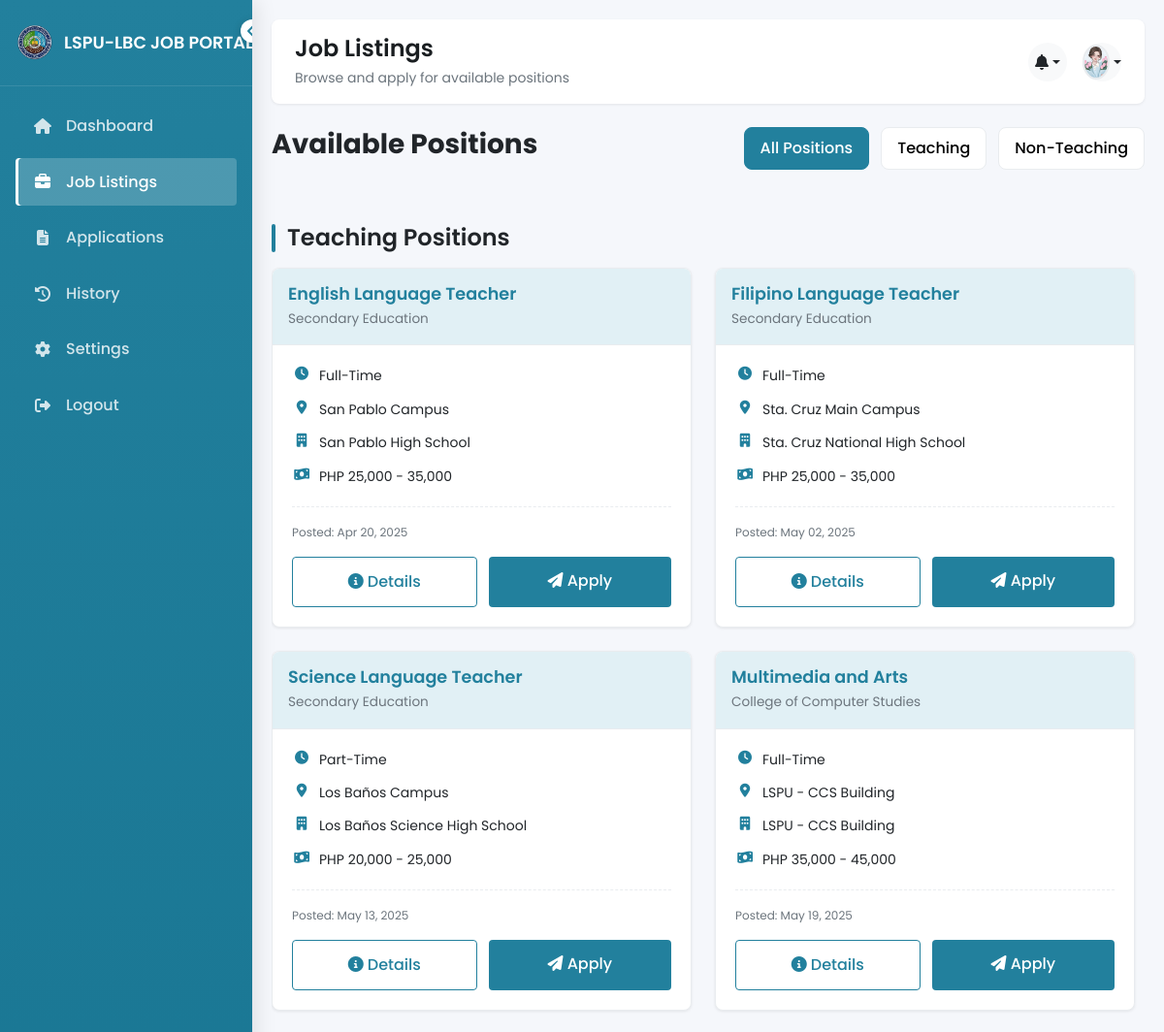
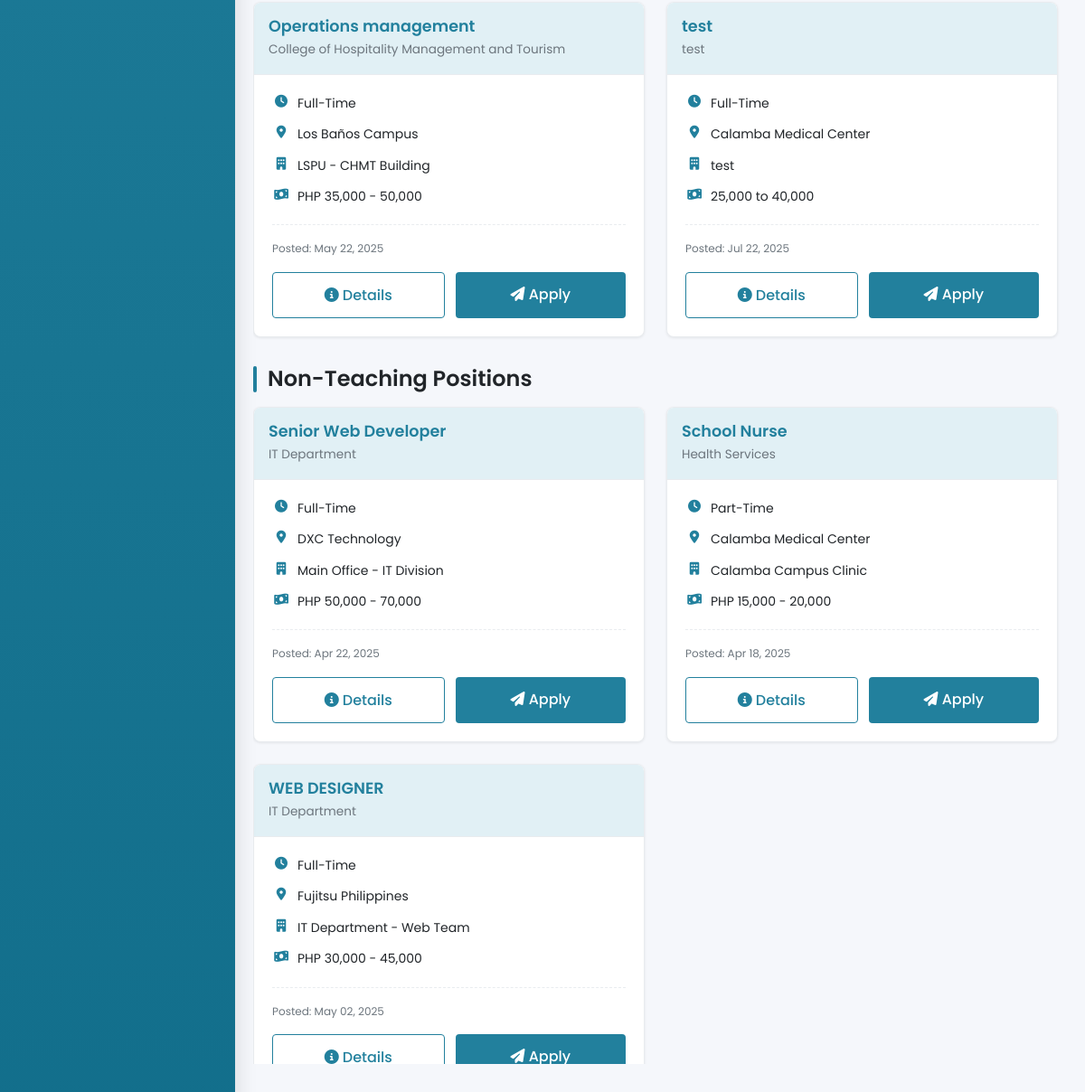
The app's page /job.php (signed in) with its own data (2 pictures, top to bottom).
### tables this page shows
CREATE TABLE `users` (
  `user_id` int(11) NOT NULL,
  `first_name` varchar(50) NOT NULL,
  `middle_name` varchar(50) DEFAULT NULL,
  `last_name` varchar(50) NOT NULL,
  `email` varchar(100) NOT NULL,
  `birthdate` date DEFAULT NULL,
  `phone` varchar(20) DEFAULT NULL,
  `username` varchar(50) DEFAULT NULL,
  `password` varchar(255) DEFAULT NULL,
  `profile_pic` varchar(255) DEFAULT NULL,
  `reset_token` varchar(255) DEFAULT NULL,
  `token_expiry` datetime DEFAULT NULL,
  `reset_expires` datetime DEFAULT NULL,
  `role` enum('applicant','admin','superadmin') NOT NULL DEFAULT 'applicant',
  `is_active` tinyint(1) NOT NULL DEFAULT 1,
  `last_login` datetime DEFAULT NULL,
  `created_at` timestamp NOT NULL DEFAULT current_timestamp(),
  `updated_at` timestamp NOT NULL DEFAULT current_timestamp() ON UPDATE current_timestamp(),
  `email_verified` tinyint(1) DEFAULT 0,
  `verification_token` varchar(255) DEFAULT NULL,
  `verification_expires` datetime DEFAULT NULL
);

CREATE TABLE `job_positions` (
  `position_id` int(11) NOT NULL,
  `title` varchar(255) NOT NULL,
  `department_id` int(11) NOT NULL,
  `type` enum('Full-Time','Part-Time') NOT NULL,
  `category` enum('Teaching','Non-Teaching') NOT NULL,
  `location_id` int(11) NOT NULL,
  `date_posted` date NOT NULL,
  `place_of_assignment` varchar(255) NOT NULL,
  `status` enum('Open','Closed') DEFAULT 'Open',
  `created_at` timestamp NOT NULL DEFAULT current_timestamp(),
  `updated_at` timestamp NOT NULL DEFAULT current_timestamp() ON UPDATE current_timestamp(),
  `description` text DEFAULT NULL,
  `salary_range` varchar(100) DEFAULT NULL
);

CREATE TABLE `departments` (
  `department_id` int(11) NOT NULL,
  `name` varchar(255) NOT NULL,
  `description` text DEFAULT NULL,
  `created_at` timestamp NOT NULL DEFAULT current_timestamp(),
  `updated_at` timestamp NOT NULL DEFAULT current_timestamp() ON UPDATE current_timestamp()
);

CREATE TABLE `locations` (
  `location_id` int(11) NOT NULL,
  `name` varchar(255) NOT NULL,
  `address` text DEFAULT NULL,
  `created_at` timestamp NOT NULL DEFAULT current_timestamp(),
  `updated_at` timestamp NOT NULL DEFAULT current_timestamp() ON UPDATE current_timestamp()
);

### job.php (the view, shortened to what this page needs)
<?php
$host = 'localhost';
$db = 'appjobsystem';
$userDb = 'root';
$pass = '';
$conn = new mysqli($host, $userDb, $pass, $db);
$userId = $_SESSION['user_id'] ?? null;
$user = null;
if ($userId) {
    $stmt = $conn->prepare("SELECT user_id, profile_pic, CONCAT(first_name, ' ', COALESCE(middle_name, ''), ' ', last_name) AS name, email FROM users WHERE user_id = ?");
    $stmt->bind_param("i", $userId);
    $stmt->execute();
    $result = $stmt->get_result();
    $user = $result->fetch_assoc();
}
$teachingJobs = [];
$nonTeachingJobs = [];
$sql = "SELECT j.position_id, j.title, d.name AS department, j.type, j.category, l.name AS location,
               j.date_posted, j.place_of_assignment, j.status, j.description, j.salary_range,
               GROUP_CONCAT(CASE WHEN pr.requirement_type = 'eligibility' THEN pr.description END SEPARATOR '|') AS eligibility,
               GROUP_CONCAT(CASE WHEN pr.requirement_type = 'qualification' THEN pr.description END SEPARATOR '|') AS qualification,
               GROUP_CONCAT(CASE WHEN pr.requirement_type = 'experience' THEN pr.description END SEPARATOR '|') AS experience,
               GROUP_CONCAT(CASE WHEN pr.requirement_type = 'training' THEN pr.description END SEPARATOR '|') AS training
        FROM job_positions j
        JOIN departments d ON j.department_id = d.department_id
        JOIN locations l ON j.location_id = l.location_id
        LEFT JOIN position_requirements pr ON j.position_id = pr.position_id
        WHERE j.status = 'Open'
        GROUP BY j.position_id";
$result = $conn->query($sql);
if ($result) {
    while ($row = $result->fetch_assoc()) {
        $row['eligibility'] = !empty($row['eligibility']) ? implode("\n", array_filter(explode('|', $row['eligibility']))) : 'Not specified';
        $row['qualification'] = !empty($row['qualification']) ? implode("\n", array_filter(explode('|', $row['qualification']))) : 'Not specified';
        $row['experience'] = !empty($row['experience']) ? implode("\n", array_filter(explode('|', $row['experience']))) : 'Not specified';
        $row['training'] = !empty($row['training']) ? implode("\n", array_filter(explode('|', $row['training']))) : 'Not specified';
        if (strtolower($row['category']) === 'teaching') {
            $teachingJobs[] = $row;
        } elseif (strtolower($row['category']) === 'non-teaching') {
            $nonTeachingJobs[] = $row;
        }
    }
}
$profilePicFilename = !empty($user['profile_pic']) ? $user['profile_pic'] : 'default.jpg';
$picsPath = 'uploads/profile_pics/' . $profilePicFilename;
$hasProfilePic = file_exists($picsPath);
?>
<!DOCTYPE html>
<html lang="en">
<head>
  <link href="https://cdn.jsdelivr.net/npm/bootstrap@5.3.0-alpha1/dist/css/bootstrap.min.css" rel="stylesheet">
  <link rel="stylesheet" href="https://cdnjs.cloudflare.com/ajax/libs/font-awesome/6.4.0/css/all.min.css">
  <link rel="stylesheet" href="https://cdnjs.cloudflare.com/ajax/libs/animate.css/4.1.1/animate.min.css">
  <link href="https://unpkg.com/aos@2.3.1/dist/aos.css" rel="stylesheet">
  <link rel="stylesheet" href="assets/css/applicants/job.css">
</head>
<body>
  <?php include 'sidebar.php'; ?>
  <div class="main-content">
    <div class="topbar animate-slide-up">
      <div class="topbar-title">
        <h1>Job Listings</h1>
        <p>Browse and apply for available positions</p>
      </div>
      <div class="topbar-actions">
        <div class="dropdown">
          <button class="notification-btn dropdown-toggle" type="button" id="notificationDropdown" data-bs-toggle="dropdown" aria-expanded="false">
            <i class="fas fa-bell"></i>
          </button>
        </div>
        <div class="dropdown">
          <button class="profile-btn dropdown-toggle" type="button" id="profileDropdown" data-bs-toggle="dropdown" aria-expanded="false">
            <?php if ($hasProfilePic): ?>
              <img src="<?= htmlspecialchars($picsPath) ?>" class="profile-img" alt="Profile">
            <?php else: ?>
              <i class="fas fa-user-circle fs-5"></i>
            <?php endif; ?>
          </button>
        </div>
      </div>
    </div>
    <div class="jobs-header">
      <h2 class="jobs-title">Available Positions</h2>
      <div class="filter-buttons">
        <button class="filter-btn active" data-filter="all">All Positions</button>
        <button class="filter-btn" data-filter="teaching">Teaching</button>
        <button class="filter-btn" data-filter="non-teaching">Non-Teaching</button>
      </div>
    </div>
    <div class="jobs-container">
      <h3 class="section-title teaching-section">Teaching Positions</h3>
      <div class="jobs-grid teaching-jobs">
        <?php if (!empty($teachingJobs)): ?>
          <?php foreach ($teachingJobs as $job): ?>
            <div class="job-card animate-slide-up delay-1">
              <div class="job-card-header">
                <h3><?= htmlspecialchars($job['title']) ?></h3>
                <div class="department"><?= htmlspecialchars($job['department']) ?></div>
              </div>
              <div class="job-card-body">
                <div class="job-meta">
                  <div class="job-meta-item">
                    <i class="fas fa-clock"></i>
                    <span><?= htmlspecialchars($job['type']) ?></span>
                  </div>
                  <div class="job-meta-item">
                    <i class="fas fa-map-marker-alt"></i>
                    <span><?= htmlspecialchars($job['location']) ?></span>
                  </div>
                  <div class="job-meta-item">
                    <i class="fas fa-building"></i>
                    <span><?= htmlspecialchars($job['place_of_assignment']) ?></span>
                  </div>
                  <div class="job-meta-item">
                    <i class="fas fa-money-bill-wave"></i>
                    <span><?= htmlspecialchars($job['salary_range'] ?? 'Salary not specified') ?></span>
                  </div>
                </div>
                <div class="job-date">
                  Posted: <?= date('M d, Y', strtotime($job['date_posted'])) ?>
                </div>
                <div class="job-actions">
                  <button class="view-details-btn" data-job-id="<?= $job['position_id'] ?>">
                    <i class="fas fa-info-circle"></i> Details
                  </button>
                  <a href="application.php?job_id=<?= $job['position_id'] ?>" class="apply-btn">
                    <i class="fas fa-paper-plane"></i> Apply
                  </a>
                </div>
              </div>
            </div>
          <?php endforeach; ?>
        <?php endif; ?>
      </div>
      <h3 class="section-title non-teaching-section">Non-Teaching Positions</h3>
      <div class="jobs-grid non-teaching-jobs">
        <?php if (!empty($nonTeachingJobs)): ?>
          <?php foreach ($nonTeachingJobs as $job): ?>
            <div class="job-card animate-slide-up delay-2">
              <div class="job-card-header">
                <h3><?= htmlspecialchars($job['title']) ?></h3>
                <div class="department"><?= htmlspecialchars($job['department']) ?></div>
              </div>
              <div class="job-card-body">
                <div class="job-meta">
                  <div class="job-meta-item">
                    <i class="fas fa-clock"></i>
                    <span><?= htmlspecialchars($job['type']) ?></span>
                  </div>
                  <div class="job-meta-item">
                    <i class="fas fa-map-marker-alt"></i>
                    <span><?= htmlspecialchars($job['location']) ?></span>
                  </div>
                  <div class="job-meta-item">
                    <i class="fas fa-building"></i>
                    <span><?= htmlspecialchars($job['place_of_assignment']) ?></span>
                  </div>
                  <div class="job-meta-item">
                    <i class="fas fa-money-bill-wave"></i>
                    <span><?= htmlspecialchars($job['salary_range'] ?? 'Salary not specified') ?></span>
                  </div>
                </div>
                <div class="job-date">
                  Posted: <?= date('M d, Y', strtotime($job['date_posted'])) ?>
                </div>
                <div class="job-actions">
                  <button class="view-details-btn" data-job-id="<?= $job['position_id'] ?>">
                    <i class="fas fa-info-circle"></i> Details
                  </button>
                  <a href="application.php?job_id=<?= $job['position_id'] ?>" class="apply-btn">
                    <i class="fas fa-paper-plane"></i> Apply
                  </a>
                </div>
              </div>
            </div>
          <?php endforeach; ?>
        <?php endif; ?>
      </div>
    </div>
  </div>
</body>
</html>

### records on screen
users: profile_pic (picture)
job_positions: title "English Language Teacher", department.name "Secondary Education", type "Full-Time", location.name "San Pablo Campus", place_of_assignment "San Pablo High School", salary_range "PHP 25,000 - 35,000", date_posted "Apr 20, 2025"
job_positions: title "Filipino Language Teacher", department.name "Secondary Education", type "Full-Time", location.name "Sta. Cruz Main Campus", place_of_assignment "Sta. Cruz National High School", salary_range "PHP 25,000 - 35,000", date_posted "May 02, 2025"
job_positions: title "Science Language Teacher", department.name "Secondary Education", type "Part-Time", location.name "Los Baños Campus", place_of_assignment "Los Baños Science High School", salary_range "PHP 20,000 - 25,000", date_posted "May 13, 2025"
job_positions: title "Multimedia and Arts", department.name "College of Computer Studies", type "Full-Time", location.name "LSPU - CCS Building", place_of_assignment "LSPU - CCS Building", salary_range "PHP 35,000 - 45,000", date_posted "May 19, 2025"
job_positions: title "Operations management", department.name "College of Hospitality Management and Tourism", type "Full-Time", location.name "Los Baños Campus", place_of_assignment "LSPU - CHMT Building", salary_range "PHP 35,000 - 50,000", date_posted "May 22, 2025"
job_positions: title "test", department.name "test", type "Full-Time", location.name "Calamba Medical Center", place_of_assignment "test", salary_range "25,000 to 40,000", date_posted "Jul 22, 2025"
job_positions: title "Senior Web Developer", department.name "IT Department", type "Full-Time", location.name "DXC Technology", place_of_assignment "Main Office - IT Division", salary_range "PHP 50,000 - 70,000", date_posted "Apr 22, 2025"
job_positions: title "School Nurse", department.name "Health Services", type "Part-Time", location.name "Calamba Medical Center", place_of_assignment "Calamba Campus Clinic", salary_range "PHP 15,000 - 20,000", date_posted "Apr 18, 2025"
job_positions: title "WEB DESIGNER", department.name "IT Department", type "Full-Time", location.name "Fujitsu Philippines", place_of_assignment "IT Department - Web Team", salary_range "PHP 30,000 - 45,000", date_posted "May 02, 2025"
